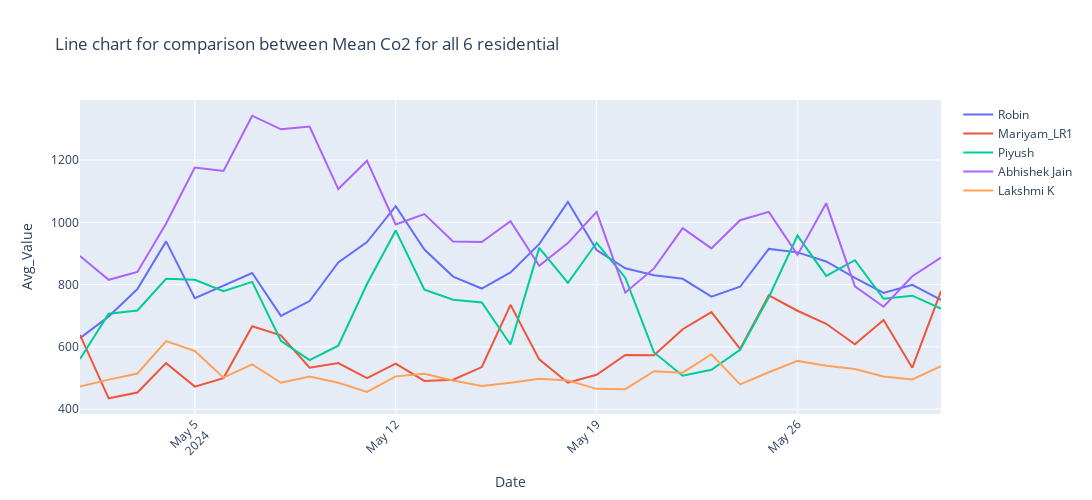

The notebook cell saved with this chart:
### Code cell
tf['CreatedDate'] = pd.to_datetime(tf['CreatedDate'], format="%d-%m-%Y %H:%M")
tf['Date'] = tf['CreatedDate'].dt.date

# Group by "date" and calculate the "mean" for each PM source
new_dataframe = pd.concat([
    tf.groupby('Date')[col].mean().reset_index() for col in [
        'co2_Robin: Living room',
        'co2_Mariyam_LR1',
        'co2_Piyush: Living room ',
        'co2_Abhishek Jain: Living room ',
        'co2_Lakshmi K: Living room'
    ]
], axis=1)

# Remove duplicate columns
new_dataframe = new_dataframe.loc[:, ~new_dataframe.columns.duplicated()]

# Plot the line chart
fig = go.Figure()

for col in new_dataframe.columns[1:]:
    fig.add_trace(go.Scatter(
        x=new_dataframe['Date'],
        y=new_dataframe[col],
        name=col.replace('co2_', '').replace(': Living room', ''),
        mode='lines'
    ))

# Update layout
fig.update_layout(
    xaxis_tickangle=-45,
    width=1100,
    height=500,
    title='Line chart for comparison between Mean Co2 for all 6 residential',
    xaxis_title='Date',
    yaxis_title='Avg_Value'
)

fig.show()

### Figure 1 — Plotly figure (JSON) as saved in the notebook; plotly's stock layout.template omitted (floating-point values rounded to 4 significant figures)
{"data": [{"mode": "lines", "name": "Robin", "type": "scatter", "visible": true, "x": ["2024-05-01", "2024-05-02", "2024-05-03", "2024-05-04", "2024-05-05", "2024-05-06", "2024-05-07", "2024-05-08", "2024-05-09", "2024-05-10", "2024-05-11", "2024-05-12", "2024-05-13", "2024-05-14", "2024-05-15", "2024-05-16", "2024-05-17", "2024-05-18", "2024-05-19", "2024-05-20", "2024-05-21", "2024-05-22", "2024-05-23", "2024-05-24", "2024-05-25", "2024-05-26", "2024-05-27", "2024-05-28", "2024-05-29", "2024-05-30", "2024-05-31"], "y": [628.3, 697.7, 785.7, 938.8, 756.3, 797.2, 837.3, 699.8, 747.3, 871.2, 936.5, 1052.0, 912.6, 825.7, 787.5, 839.2, 929.9, 1066.0, 910.8, 852.3, 830.3, 818.6, 761.3, 793.2, 914.6, 903.6, 874.2, 821.3, 773.4, 799.4, 751]}, {"mode": "lines", "name": "Mariyam_LR1", "type": "scatter", "visible": true, "x": ["2024-05-01", "2024-05-02", "2024-05-03", "2024-05-04", "2024-05-05", "2024-05-06", "2024-05-07", "2024-05-08", "2024-05-09", "2024-05-10", "2024-05-11", "2024-05-12", "2024-05-13", "2024-05-14", "2024-05-15", "2024-05-16", "2024-05-17", "2024-05-18", "2024-05-19", "2024-05-20", "2024-05-21", "2024-05-22", "2024-05-23", "2024-05-24", "2024-05-25", "2024-05-26", "2024-05-27", "2024-05-28", "2024-05-29", "2024-05-30", "2024-05-31"], "y": [638.7, 434.9, 453.5, 547.8, 472.4, 499.8, 666.1, 637.3, 533.1, 547.9, 499.8, 546.2, 490.7, 494.6, 535.3, 735.2, 560.0, 484.9, 510.4, 573.9, 573.4, 656.7, 711.9, 593.4, 765.3, 716.1, 674.2, 608.4, 686.6, 533.2, 779.0]}, {"mode": "lines", "name": "Piyush ", "type": "scatter", "visible": true, "x": ["2024-05-01", "2024-05-02", "2024-05-03", "2024-05-04", "2024-05-05", "2024-05-06", "2024-05-07", "2024-05-08", "2024-05-09", "2024-05-10", "2024-05-11", "2024-05-12", "2024-05-13", "2024-05-14", "2024-05-15", "2024-05-16", "2024-05-17", "2024-05-18", "2024-05-19", "2024-05-20", "2024-05-21", "2024-05-22", "2024-05-23", "2024-05-24", "2024-05-25", "2024-05-26", "2024-05-27", "2024-05-28", "2024-05-29", "2024-05-30", "2024-05-31"], "y": [561.0, 706.6, 716.8, 818.4, 815.6, 779, 808.7, 619.7, 557.8, 603.8, 801.9, 974, 783.4, 751.2, 742.7, 607.7, 918.0, 805.6, 934.3, 822.1, 582.2, 507.4, 526.4, 590.3, 759.5, 957.6, 827.9, 878.4, 754.4, 764.6, 723.0]}, {"mode": "lines", "name": "Abhishek Jain ", "type": "scatter", "visible": true, "x": ["2024-05-01", "2024-05-02", "2024-05-03", "2024-05-04", "2024-05-05", "2024-05-06", "2024-05-07", "2024-05-08", "2024-05-09", "2024-05-10", "2024-05-11", "2024-05-12", "2024-05-13", "2024-05-14", "2024-05-15", "2024-05-16", "2024-05-17", "2024-05-18", "2024-05-19", "2024-05-20", "2024-05-21", "2024-05-22", "2024-05-23", "2024-05-24", "2024-05-25", "2024-05-26", "2024-05-27", "2024-05-28", "2024-05-29", "2024-05-30", "2024-05-31"], "y": [892.0, 815.4, 840.8, 996.4, 1176, 1165.0, 1342.0, 1299.0, 1307.0, 1107.0, 1198.0, 993.0, 1026.0, 938.8, 936.6, 1004.0, 860.5, 933.4, 1034.0, 774.1, 852.1, 981.6, 916.4, 1007.0, 1034.0, 895.4, 1062.0, 794.2, 729.0, 826.9, 886.6]}, {"mode": "lines", "name": "Lakshmi K", "type": "scatter", "visible": true, "x": ["2024-05-01", "2024-05-02", "2024-05-03", "2024-05-04", "2024-05-05", "2024-05-06", "2024-05-07", "2024-05-08", "2024-05-09", "2024-05-10", "2024-05-11", "2024-05-12", "2024-05-13", "2024-05-14", "2024-05-15", "2024-05-16", "2024-05-17", "2024-05-18", "2024-05-19", "2024-05-20", "2024-05-21", "2024-05-22", "2024-05-23", "2024-05-24", "2024-05-25", "2024-05-26", "2024-05-27", "2024-05-28", "2024-05-29", "2024-05-30", "2024-05-31"], "y": [472.4, 495, 514.6, 618.5, 587.0, 501.2, 543.7, 484.7, 504.8, 485.0, 455.2, 505.4, 513.9, 491.8, 474.8, 485.0, 497.8, 491.8, 465.2, 464.1, 521.8, 517.2, 576.5, 479.8, 518.6, 555.1, 539.3, 529.3, 505.0, 495.4, 537.9]}], "layout": {"height": 500, "title": {"text": "Line chart for comparison between Mean Co2 for all 6 residential"}, "width": 1100, "xaxis": {"autorange": true, "range": ["2024-05-01", "2024-05-31"], "tickangle": -45, "title": {"text": "Date"}, "type": "date"}, "yaxis": {"autorange": true, "range": [384.5, 1393.0], "title": {"text": "Avg_Value"}, "type": "linear"}}}
